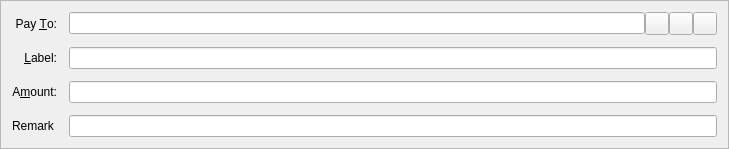
<?xml version="1.0" encoding="UTF-8"?>
<ui version="4.0">
 <class>SendCoinsEntry</class>
 <widget class="QFrame" name="SendCoinsEntry">
  <property name="geometry">
   <rect>
    <x>0</x>
    <y>0</y>
    <width>729</width>
    <height>140</height>
   </rect>
  </property>
  <property name="windowTitle">
   <string>Form</string>
  </property>
  <property name="frameShape">
   <enum>QFrame::StyledPanel</enum>
  </property>
  <property name="frameShadow">
   <enum>QFrame::Sunken</enum>
  </property>
  <layout class="QGridLayout" name="gridLayout">
   <property name="spacing">
    <number>12</number>
   </property>
   <item row="5" column="1">
    <widget class="BitcoinAmountField" name="payAmount"/>
   </item>
   <item row="3" column="0">
    <widget class="QLabel" name="label_2">
     <property name="text">
      <string>Pay &amp;To:</string>
     </property>
     <property name="alignment">
      <set>Qt::AlignRight|Qt::AlignTrailing|Qt::AlignVCenter</set>
     </property>
     <property name="buddy">
      <cstring>payTo</cstring>
     </property>
    </widget>
   </item>
   <item row="5" column="0">
    <widget class="QLabel" name="label">
     <property name="text">
      <string>A&amp;mount:</string>
     </property>
     <property name="alignment">
      <set>Qt::AlignRight|Qt::AlignTrailing|Qt::AlignVCenter</set>
     </property>
     <property name="buddy">
      <cstring>payAmount</cstring>
     </property>
    </widget>
   </item>
   <item row="4" column="0">
    <widget class="QLabel" name="label_4">
     <property name="text">
      <string>&amp;Label:</string>
     </property>
     <property name="alignment">
      <set>Qt::AlignRight|Qt::AlignTrailing|Qt::AlignVCenter</set>
     </property>
     <property name="buddy">
      <cstring>addAsLabel</cstring>
     </property>
    </widget>
   </item>
   <item row="3" column="1">
    <layout class="QHBoxLayout" name="payToLayout">
     <property name="spacing">
      <number>0</number>
     </property>
     <item>
      <widget class="QValidatedLineEdit" name="payTo">
       <property name="toolTip">
        <string>The address to send the payment to (e.g. WPT7ufM1tz2uzV7x9sG26z4CuhWs2B18Rw)</string>
       </property>
       <property name="maxLength">
        <number>34</number>
       </property>
      </widget>
     </item>
     <item>
      <widget class="QToolButton" name="addressBookButton">
       <property name="toolTip">
        <string>Choose address from address book</string>
       </property>
       <property name="text">
        <string/>
       </property>
       <property name="icon">
        <iconset>
         <normaloff>:/icons/address-book</normaloff>:/icons/address-book</iconset>
       </property>
       <property name="shortcut">
        <string>Alt+A</string>
       </property>
      </widget>
     </item>
     <item>
      <widget class="QToolButton" name="pasteButton">
       <property name="toolTip">
        <string>Paste address from clipboard</string>
       </property>
       <property name="text">
        <string/>
       </property>
       <property name="icon">
        <iconset>
         <normaloff>:/icons/editpaste</normaloff>:/icons/editpaste</iconset>
       </property>
       <property name="shortcut">
        <string>Alt+P</string>
       </property>
      </widget>
     </item>
     <item>
      <widget class="QToolButton" name="deleteButton">
       <property name="toolTip">
        <string>Remove this recipient</string>
       </property>
       <property name="text">
        <string/>
       </property>
       <property name="icon">
        <iconset>
         <normaloff>:/icons/remove</normaloff>:/icons/remove</iconset>
       </property>
      </widget>
     </item>
    </layout>
   </item>
   <item row="4" column="1">
    <widget class="QValidatedLineEdit" name="addAsLabel">
     <property name="toolTip">
      <string>Enter a label for this address to add it to your address book</string>
     </property>
    </widget>
   </item>
   <item row="6" column="0">
    <widget class="QLabel" name="label_3">
     <property name="text">
      <string>Remark</string>
     </property>
    </widget>
   </item>
   <item row="6" column="1">
    <widget class="QValidatedLineEdit" name="payInfo">
     <property name="toolTip">
      <string>Insert additional information into your transaction</string>
     </property>
    </widget>
   </item>
  </layout>
 </widget>
 <customwidgets>
  <customwidget>
   <class>QValidatedLineEdit</class>
   <extends>QLineEdit</extends>
   <header>qvalidatedlineedit.h</header>
  </customwidget>
  <customwidget>
   <class>BitcoinAmountField</class>
   <extends>QLineEdit</extends>
   <header>bitcoinamountfield.h</header>
   <container>1</container>
  </customwidget>
 </customwidgets>
 <resources>
  <include location="../bitcoin.qrc"/>
 </resources>
 <connections/>
</ui>
